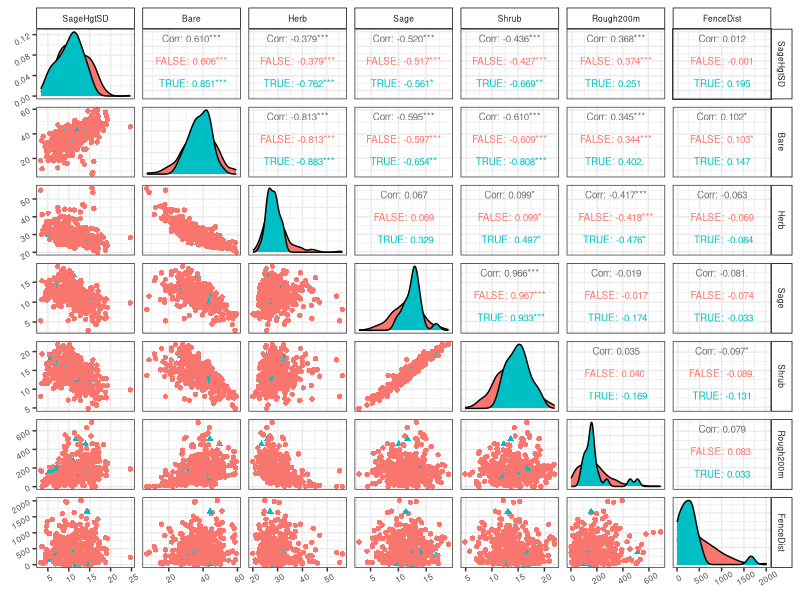
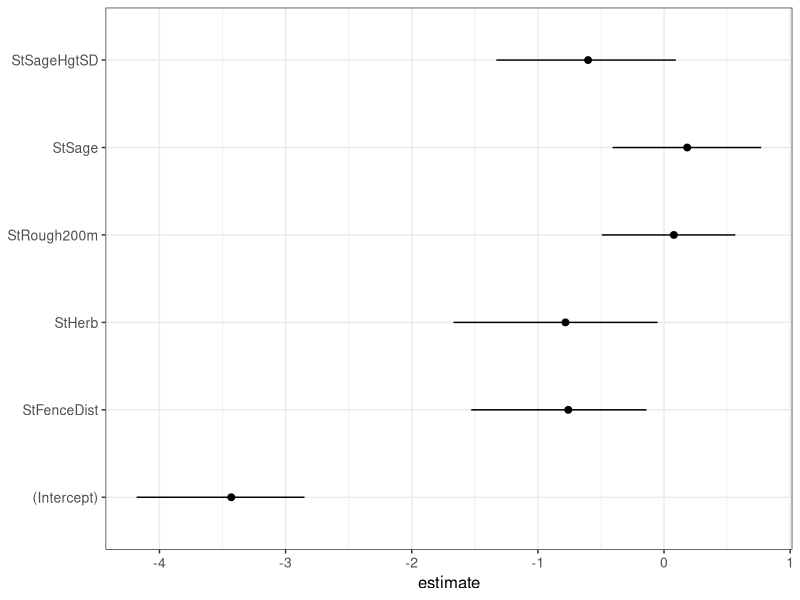

Reproduce these figures in R, in order. (Note: this script raises an error after producing the figures.)
## ---- chunk 1
#Load Packages---
list.of.packages <- c(
  "ggplot2",        # for graphing
  "ggeffects",      # model effects plots             
  "GGally",         # ggpairs
  "broom",          # for plotting coefficients
  "DHARMa",         # Residual analysis
  "qqplotr",        # residual plots
  "cowplot")        # plot_grid
# Check you have them in your library
new.packages <- list.of.packages[!(list.of.packages %in% installed.packages()[,"Package"])]
# install them if you don't have them and then load.
if(length(new.packages)) install.packages(new.packages,repos = "http://cran.us.r-project.org")
lapply(list.of.packages, require, character.only = TRUE)
## ---- chunk 2
LOSHdata<-read.csv("DATA/LOSHdataFinal.csv",header=TRUE, as.is=TRUE)
# case needs to be a factor for ggpredict to work
LOSHdata$case <- as.factor(LOSHdata$case)
summary (LOSHdata) # examine the data - not printed here
## ---- chunk 3
##standardizing the variables - putting them on the same scale
standfunc<-function(x){(x-mean(x,na.rm=T))/sd(x,na.rm=T)} # create a function to standardize the values (center the mean on 0)

colnames(LOSHdata)
LOSHdata$StSageHgtSD<-standfunc(LOSHdata$SageHgtSD)
LOSHdata$StBare<-standfunc(LOSHdata$Bare)
LOSHdata$StHerb<-standfunc(LOSHdata$Herb)
LOSHdata$StSage<-standfunc(LOSHdata$Sage)
LOSHdata$StShrub<-standfunc(LOSHdata$Shrub)
LOSHdata$StRough200m<-standfunc(LOSHdata$Rough200m)
LOSHdata$StFenceDist<-standfunc(LOSHdata$FenceDist)
LOSHdata$StPowerDist<-standfunc(LOSHdata$PowerDist)
## ---- chunk 4
ggpairs(data = LOSHdata,
        columns = 10:16,
        mapping = aes(color=factor(case), shape=factor(case)),
        upper = list(continuous = wrap("cor", size=2.5))) + 
  theme_bw() +
  theme(strip.background = element_rect(colour="black", fill="white"),
        strip.text=element_text(size=6), 
        axis.text = element_text(size=6, angle=30, hjust=0.5))
## ---- chunk 5
m1 <- glm(case ~ StSageHgtSD + StHerb + StSage + StRough200m + StFenceDist, family = binomial, data = LOSHdata)
summary(m1)
## ---- chunk 6
1 - (m1$deviance / m1$null.deviance)
## ---- chunk 7
sd(LOSHdata$FenceDist)
## ---- chunk 8
exp(-0.75893)
## ---- chunk 9
require(broom)
tidy(m1, conf.int=T)
## ---- chunk 10
param.m1 <- tidy(m1, conf.int=T)  # save tibble
# plot coefficient estimates and confidence intervals
ggplot(param.m1, aes(x=term, y=estimate)) + 
  theme_bw() + 
  geom_point(col="black", size=2) + 
  geom_linerange(aes(ymin = conf.low, ymax = conf.high)) + 
  coord_flip() + 
  labs(x = "Parameter") + 
  theme (axis.title = element_text(size = 12), 
         axis.text = element_text(size = 10), 
         axis.title.y = element_blank())
## ---- chunk 11
# Generate predicted values
pred.m1.StHerb=ggpredict(m1, terms = c("StHerb [all]"))
pred.m1.StFenceDist=ggpredict(m1, terms = c("StFenceDist [all]"))
# Plot predictions
plot.m1.StHerb=plot(pred.m1.StHerb, colors="greyscale") + 
  labs (x="Percent Herbaceous cover (std)", y = "Probability of presence") +
  theme(plot.title=element_blank(), 
        axis.title.y=element_blank(),
        axis.title.x=element_text(size=10),
        axis.text=element_text(size=8))
plot.m1.StFenceDist=plot(pred.m1.StFenceDist, colors="greyscale") + 
  labs (x="Distance to Fence (std)", y = "Probability of presence") +
  theme(plot.title=element_blank(), 
        axis.title.y=element_blank(),
        axis.title.x=element_text(size=10),
        axis.text=element_text(size=8))
plot_grid(plot.m1.StHerb, plot.m1.StFenceDist, ncol=1, 
          labels=c('A', 'B'),
          align="v", label_x=0.95)
## ---- chunk 12
resid.m1 <- broom::augment(m1) # store residuals
# generate randomized quantiles
res.m1 <- simulateResiduals(fittedModel = m1, n = 1e3, integerResponse = T, refit = F, plot = F)
# replace default deviance residuals with simulated
resid.m1$.std.resid = residuals(res.m1, quantileFunction = qnorm)

# generate plots for residual fit.
qq.m1 <- ggplot(data=resid.m1, aes(sample = .std.resid)) + 
  geom_qq(distribution = qnorm, size = 1) +
  theme_bw() + 
  stat_qq_line() + 
  stat_qq_band(alpha=0.3) + 
  labs(x="Theoretical Quantiles", y = "Sample Quantiles") + 
  theme(axis.title=element_text(size=12), 
        axis.text=element_text(size=10))
res.fit.m1 <- ggplot(data=resid.m1, aes(x =.fitted, y=.std.resid)) + 
  geom_point(col="black", size=1) + 
  geom_hline(yintercept=0, linetype = 2, linewidth = 1) + 
  theme_bw() +
  labs(x = "Fitted", y="Residuals") +
  theme(axis.title=element_text(size=12),
        axis.text=element_text(size=10))
res.Herb.m1 <- ggplot(data=resid.m1, aes(x=StHerb, y=.std.resid)) +
                       geom_point(col="black", size=1) +
                       geom_hline(yintercept = 0, linetype=2, linewidth=1) +
                       theme_bw() +
                       labs(x="Herb (std)", y="Residuals") +
                       theme(axis.title.y=element_blank(),
                             axis.text = element_text(size=12),
                             axis.title.x=element_text(size=10))
res.FenceDist.m1 <- ggplot(data=resid.m1, aes(x=StFenceDist, y=.std.resid)) +
                       geom_point(col="black", size=1) +
                       geom_hline(yintercept = 0, linetype=2, linewidth=1) +
                       theme_bw() +
                       labs(x="Herb (std)", y="Residuals") +
                       theme(axis.title.y=element_blank(),
                             axis.text = element_text(size=12),
                             axis.title.x=element_text(size=10))
Cook.m1 <- ggplot(data=resid.m1, aes(x=1:nrow(resid.m1), y=.cooksd))+
  geom_linerange(aes(ymin=0, ymax=.cooksd))+
  theme_bw() +
  labs(x="Order of data", y="Cook's distance") + 
  theme(axis.title=element_text(size=12), 
        axis.text = element_text(size=10))
plot_grid(qq.m1, res.fit.m1, res.Herb.m1, res.FenceDist.m1, Cook.m1, ncol=2,
          labels = c("A", "B", "C", "D", "E"),
          align = "hv", label_x = 0.85, label_y = 0.95) 

